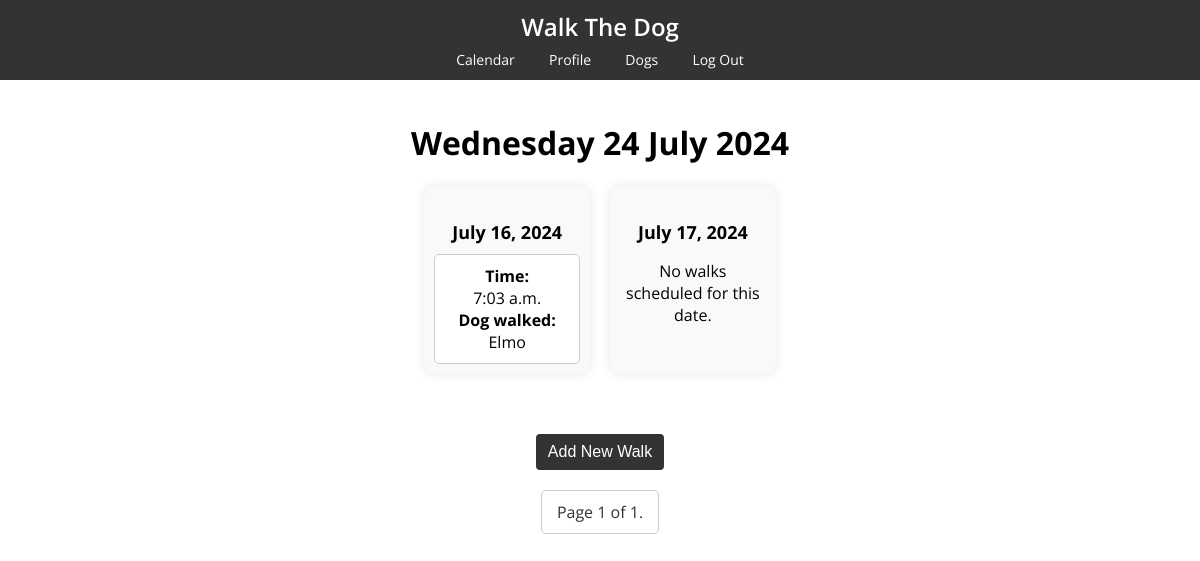
/ (signed in), run on an earlier commit of the app's database.
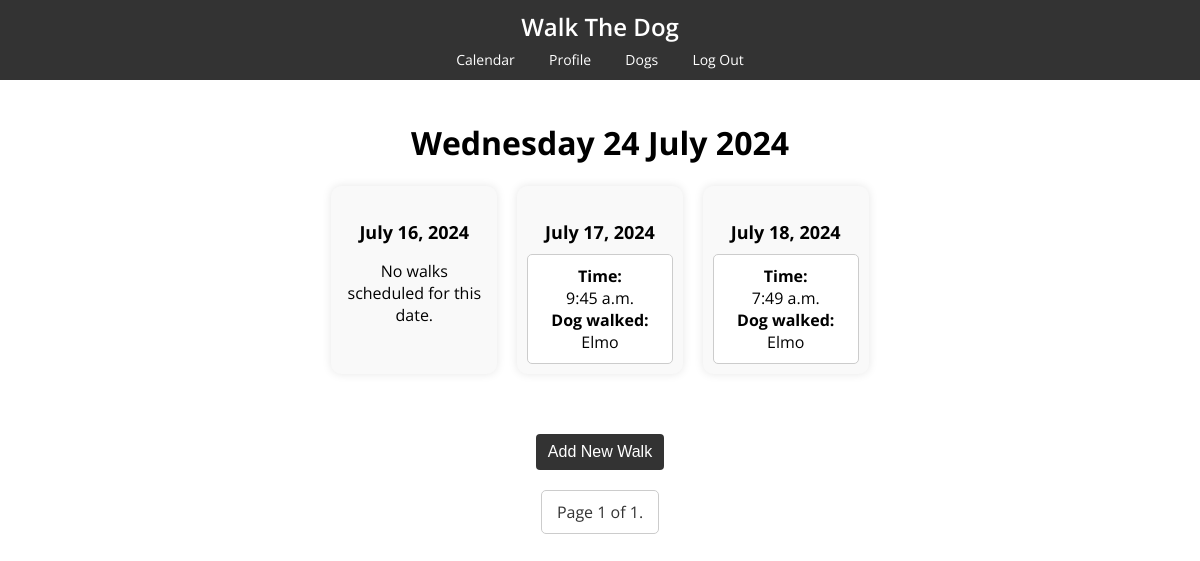
And on a later commit of the database.
### walk_the_dog/models.py (models this page shows, shortened)
class Date_of_walks(models.Model):
  date = models.DateField(default=now)
  walks = models.ManyToManyField(Walk, blank=True, related_name="dates")
  number_of_walks = models.IntegerField(default=0)

class Walk(models.Model):
  walkID = models.AutoField(primary_key=True)
  date = models.DateField(default=now)
  time = models.TimeField(default=now, )
  duration = models.DurationField(help_text="HH:MM:SS")
  dog_walked = models.ForeignKey(Dog, on_delete=models.CASCADE, related_name="walks", verbose_name="Dog Walked")
  completed = models.BooleanField(default=False)

class Dog(models.Model):
  name = models.CharField(max_length=64)
  breed = models.CharField(max_length=64)
  age = models.IntegerField()
  owners = models.ManyToManyField(User, blank=True, related_name="dogs")
  picture = models.URLField(max_length=500, blank=True, null=True)
  special_instructions = models.TextField(blank=True, null=True)

### walk_the_dog/views.py (the view)
# urls.py: path("", views.index, name="index"),
def index(request):
  userID = request.user.id
  todays_date = datetime.now().strftime("%A %d %B %Y")
  dates = Date_of_walks.objects.all().order_by('date')
  paginator = Paginator(dates, 7)
  page_number = request.GET.get('page')
  page_obj = paginator.get_page(page_number)
  return render(request, "walk_the_dog/index.html", {
    'page_obj': page_obj,
    'todays_date': todays_date,
    'userID': userID,
  })

### walk_the_dog/templates/walk_the_dog/index.html (shortened to what this page needs)
{% extends "walk_the_dog/layout.html" %}
{% block body %}
<div id="calendar-view">
  <div id="todays-date">
    <h1>{{ todays_date }}</h1>
  </div>
  {% if request.user.is_authenticated %}
  <div id="calendar">
    {% for date_obj in page_obj %}
      <div id="{{ date_obj.date }}" class="date-column">
        <h4 id="title-{{ date_obj.date }}">{{ date_obj.date }}</h4>
        {% for walk in date_obj.walks.all %}
        <div id="info-{{ walk.id }}" class="walk-info" data-walkID="{{ walk.walkID }}">
          <strong>Time:</strong> <br>
          {{ walk.time }} <br>
          <strong>Dog walked:</strong> {{ walk.dog_walked.name }}
        </div>
        {% empty %}
        <p>No walks scheduled for this date.</p>
        {% endfor %}
      </div>
    {% endfor %}
  </div>
  <div id="new-walk-button-div">
    <a href="{% url 'new_walk' %}"><button type="button" class="btn-primary">Add New Walk</button></a>
  </div>
  <div class="pagination">
    <span class="step-links">
      <span class="current">
        Page {{ page_obj.number }} of {{ page_obj.paginator.num_pages }}.
      </span>
    </span>
  </div>
  {% else %}
    <h1><a href="{% url 'login' %}">Log in</a> to view Calendar!</h1>
  {% endif %}
</div>
{% endblock %}

### walk_the_dog/templates/walk_the_dog/layout.html (shortened to what this page needs)
{% load static %}
<!DOCTYPE html>
<html lang="en">
<head>
  <link href="{% static 'walk_the_dog/styles.css' %}" rel="stylesheet">
</head>
<body>
  <nav class="navbar">
    <div class="navbar-brand">
      <a href="">Walk The Dog</a>
    </div>
    {% if request.user.is_authenticated %}
    <div class="navbar-links">
      <a href="{% url 'index' %}">Calendar</a>
      <a href="{% url 'view_profile' user.id %}">Profile</a>
      <a href="{% url 'view_dogs' %}">Dogs</a>
      <a href="{% url 'logout' %}">Log Out</a>
    </div>
    {% else %}
    <div class="navbar-links">
      <a href="{% url 'index' %}">Calendar</a>
      <a href="{% url 'login' %}">Log In</a>
      <a href="{% url 'register' %}">Register</a>
    </div>
    {% endif %}
  </nav>
  <div class="body">
    {% block body %}
    {% endblock %}
  </div>
</body>
</html>

### walk_the_dog/static/walk_the_dog/styles.css (style rules this page uses)
body { margin: 0; font-family: 'Open Sans', sans-serif; }
.navbar { background-color: #333; color: white; text-align: center; padding: 10px 0; }
.navbar-brand a { font-size: 24px; font-weight: 600; color: white; text-decoration: none; }
.navbar-links { margin-top: 5px; }
.navbar-links a { color: white; text-decoration: none; margin: 0 15px; font-size: 14px; font-weight: 400; }
.body { padding: 20px; text-align: center; display: flex; flex-direction: column; }
#calendar { display: flex; flex-wrap: wrap; justify-content: center; gap: 20px; margin-top: 20px; }
.date-column { flex: 0 1 calc(14.2857% - 20px); max-width: calc(14.2857% - 20px); background-color: #f9f9f9; padding: 10px; border-radius: 10px; box-shadow: 0 0 10px rgba(0, 0, 0, 0.1); margin-bottom: 20px; text-align: center; }
.date-column h4 { font-size: 18px; margin-bottom: 10px; }
.walk-info { background-color: #fff; padding: 10px; border: 1px solid #ccc; border-radius: 5px; margin-top: 10px; }
#new-walk-button-div { margin: 20px 0; text-align: center; }
#new-walk-button-div button { background-color: #333; border: none; }
.btn-primary { display: inline-block; font-weight: 400; color: #fff; text-align: center; vertical-align: middle; user-select: none; background-color: #007bff; border: 1px solid #007bff; padding: 0.375rem 0.75rem; font-size: 1rem; line-height: 1.5; border-radius: 0.25rem; transition: color 0.15s ease-in-out, background-color 0.15s ease-in-out, border-color 0.15s ease-in-out, box-shadow 0.15s ease-in-out; text-decoration: none; margin-top: 20px; }
.pagination { margin-top: 20px; text-align: center; }
.step-links { display: flex; justify-content: center; align-items: center; }
.step-links a, .step-links span { margin: 0 5px; padding: 10px 15px; border: 1px solid #ccc; border-radius: 5px; text-decoration: none; color: #333; }

What changed in the data, as far as the page shows it:
removed Walk: time "7:03 a.m.", dog_walked.name "Elmo", shown under Date_of_walks "July 16, 2024"
changed Date_of_walks "July 16, 2024": now shows "No walks scheduled for this date."
changed Date_of_walks "July 17, 2024": no longer shows "No walks scheduled for this date."
added Walk: time "9:45 a.m.", dog_walked.name "Elmo", shown under Date_of_walks "July 17, 2024"
added Date_of_walks: date "July 18, 2024"
added Walk: time "7:49 a.m.", dog_walked.name "Elmo", shown under "July 18, 2024"
